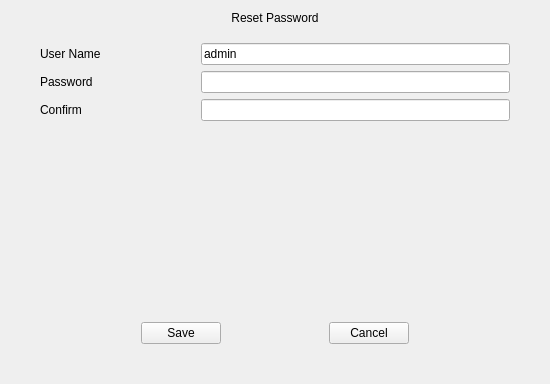
<?xml version="1.0" encoding="UTF-8"?>
<ui version="4.0">
 <class>ResetPassword</class>
 <widget class="QWidget" name="ResetPassword">
  <property name="geometry">
   <rect>
    <x>0</x>
    <y>0</y>
    <width>550</width>
    <height>384</height>
   </rect>
  </property>
  <property name="maximumSize">
   <size>
    <width>16777215</width>
    <height>384</height>
   </size>
  </property>
  <property name="windowTitle">
   <string>Dialog</string>
  </property>
  <layout class="QVBoxLayout" name="verticalLayout">
   <property name="spacing">
    <number>0</number>
   </property>
   <item>
    <widget class="QLabel" name="label_title">
     <property name="text">
      <string>Reset Password</string>
     </property>
     <property name="alignment">
      <set>Qt::AlignCenter</set>
     </property>
    </widget>
   </item>
   <item>
    <widget class="QWidget" name="widget_background" native="true">
     <property name="sizePolicy">
      <sizepolicy hsizetype="Preferred" vsizetype="Expanding">
       <horstretch>0</horstretch>
       <verstretch>0</verstretch>
      </sizepolicy>
     </property>
     <layout class="QGridLayout" name="gridLayout_2">
      <property name="leftMargin">
       <number>20</number>
      </property>
      <property name="rightMargin">
       <number>20</number>
      </property>
      <property name="bottomMargin">
       <number>20</number>
      </property>
      <item row="0" column="0">
       <widget class="QStackedWidget" name="stackedWidget">
        <property name="currentIndex">
         <number>1</number>
        </property>
        <widget class="QWidget" name="page">
         <layout class="QVBoxLayout" name="verticalLayout_2">
          <item>
           <widget class="NormalLabel" name="label_note">
            <property name="text">
             <string>Please fill in the answers for authentication.</string>
            </property>
            <property name="alignment">
             <set>Qt::AlignCenter</set>
            </property>
           </widget>
          </item>
          <item>
           <layout class="QGridLayout" name="gridLayout">
            <item row="0" column="0">
             <widget class="QLabel" name="label_question1">
              <property name="sizePolicy">
               <sizepolicy hsizetype="Preferred" vsizetype="Preferred">
                <horstretch>1</horstretch>
                <verstretch>0</verstretch>
               </sizepolicy>
              </property>
              <property name="text">
               <string>Question 1</string>
              </property>
             </widget>
            </item>
            <item row="0" column="1">
             <widget class="MyLineEdit" name="lineEdit_question1">
              <property name="sizePolicy">
               <sizepolicy hsizetype="Expanding" vsizetype="Fixed">
                <horstretch>3</horstretch>
                <verstretch>0</verstretch>
               </sizepolicy>
              </property>
              <property name="readOnly">
               <bool>true</bool>
              </property>
             </widget>
            </item>
            <item row="1" column="0">
             <widget class="QLabel" name="label_answer1">
              <property name="text">
               <string>Answer</string>
              </property>
             </widget>
            </item>
            <item row="1" column="1">
             <widget class="MyLineEdit" name="lineEdit_answer1"/>
            </item>
            <item row="2" column="0">
             <widget class="QLabel" name="label_question2">
              <property name="text">
               <string>Question 2</string>
              </property>
             </widget>
            </item>
            <item row="2" column="1">
             <widget class="MyLineEdit" name="lineEdit_question2">
              <property name="readOnly">
               <bool>true</bool>
              </property>
             </widget>
            </item>
            <item row="3" column="0">
             <widget class="QLabel" name="label_answer2">
              <property name="text">
               <string>Answer</string>
              </property>
             </widget>
            </item>
            <item row="3" column="1">
             <widget class="MyLineEdit" name="lineEdit_answer2"/>
            </item>
            <item row="4" column="0">
             <widget class="QLabel" name="label_question3">
              <property name="text">
               <string>Question 3</string>
              </property>
             </widget>
            </item>
            <item row="4" column="1">
             <widget class="MyLineEdit" name="lineEdit_question3">
              <property name="readOnly">
               <bool>true</bool>
              </property>
             </widget>
            </item>
            <item row="5" column="0">
             <widget class="QLabel" name="label_answer3">
              <property name="text">
               <string>Answer</string>
              </property>
             </widget>
            </item>
            <item row="5" column="1">
             <widget class="MyLineEdit" name="lineEdit_answer3"/>
            </item>
           </layout>
          </item>
          <item>
           <spacer name="verticalSpacer">
            <property name="orientation">
             <enum>Qt::Vertical</enum>
            </property>
            <property name="sizeHint" stdset="0">
             <size>
              <width>20</width>
              <height>80</height>
             </size>
            </property>
           </spacer>
          </item>
          <item>
           <layout class="QHBoxLayout" name="horizontalLayout">
            <item>
             <spacer name="horizontalSpacer">
              <property name="orientation">
               <enum>Qt::Horizontal</enum>
              </property>
              <property name="sizeHint" stdset="0">
               <size>
                <width>40</width>
                <height>20</height>
               </size>
              </property>
             </spacer>
            </item>
            <item>
             <widget class="QPushButton" name="pushButton_next">
              <property name="text">
               <string>Next</string>
              </property>
             </widget>
            </item>
            <item>
             <widget class="QPushButton" name="pushButton_cancel">
              <property name="text">
               <string>Cancel</string>
              </property>
             </widget>
            </item>
            <item>
             <spacer name="horizontalSpacer_2">
              <property name="orientation">
               <enum>Qt::Horizontal</enum>
              </property>
              <property name="sizeHint" stdset="0">
               <size>
                <width>40</width>
                <height>20</height>
               </size>
              </property>
             </spacer>
            </item>
           </layout>
          </item>
         </layout>
        </widget>
        <widget class="QWidget" name="page_2">
         <layout class="QVBoxLayout" name="verticalLayout_3">
          <item>
           <layout class="QGridLayout" name="gridLayout_3">
            <item row="0" column="0">
             <widget class="QLabel" name="label_userName">
              <property name="sizePolicy">
               <sizepolicy hsizetype="Preferred" vsizetype="Preferred">
                <horstretch>1</horstretch>
                <verstretch>0</verstretch>
               </sizepolicy>
              </property>
              <property name="text">
               <string>User Name</string>
              </property>
             </widget>
            </item>
            <item row="0" column="1">
             <widget class="MyLineEdit" name="lineEdit_admin">
              <property name="sizePolicy">
               <sizepolicy hsizetype="Expanding" vsizetype="Fixed">
                <horstretch>2</horstretch>
                <verstretch>0</verstretch>
               </sizepolicy>
              </property>
              <property name="text">
               <string>admin</string>
              </property>
              <property name="readOnly">
               <bool>true</bool>
              </property>
             </widget>
            </item>
            <item row="1" column="0">
             <widget class="QLabel" name="label_password">
              <property name="text">
               <string>Password</string>
              </property>
             </widget>
            </item>
            <item row="1" column="1">
             <widget class="MyLineEdit" name="lineEdit_password">
              <property name="maxLength">
               <number>32</number>
              </property>
              <property name="echoMode">
               <enum>QLineEdit::Password</enum>
              </property>
             </widget>
            </item>
            <item row="2" column="0">
             <widget class="QLabel" name="label_confirm">
              <property name="text">
               <string>Confirm</string>
              </property>
             </widget>
            </item>
            <item row="2" column="1">
             <widget class="MyLineEdit" name="lineEdit_confirm">
              <property name="maxLength">
               <number>32</number>
              </property>
              <property name="echoMode">
               <enum>QLineEdit::Password</enum>
              </property>
             </widget>
            </item>
           </layout>
          </item>
          <item>
           <spacer name="verticalSpacer_2">
            <property name="orientation">
             <enum>Qt::Vertical</enum>
            </property>
            <property name="sizeHint" stdset="0">
             <size>
              <width>20</width>
              <height>198</height>
             </size>
            </property>
           </spacer>
          </item>
          <item>
           <layout class="QHBoxLayout" name="horizontalLayout_2">
            <item>
             <spacer name="horizontalSpacer_3">
              <property name="orientation">
               <enum>Qt::Horizontal</enum>
              </property>
              <property name="sizeHint" stdset="0">
               <size>
                <width>40</width>
                <height>20</height>
               </size>
              </property>
             </spacer>
            </item>
            <item>
             <widget class="QPushButton" name="pushButton_ok">
              <property name="text">
               <string>Save</string>
              </property>
             </widget>
            </item>
            <item>
             <spacer name="horizontalSpacer_5">
              <property name="orientation">
               <enum>Qt::Horizontal</enum>
              </property>
              <property name="sizeHint" stdset="0">
               <size>
                <width>40</width>
                <height>20</height>
               </size>
              </property>
             </spacer>
            </item>
            <item>
             <widget class="QPushButton" name="pushButton_cancel_2">
              <property name="text">
               <string>Cancel</string>
              </property>
             </widget>
            </item>
            <item>
             <spacer name="horizontalSpacer_4">
              <property name="orientation">
               <enum>Qt::Horizontal</enum>
              </property>
              <property name="sizeHint" stdset="0">
               <size>
                <width>40</width>
                <height>20</height>
               </size>
              </property>
             </spacer>
            </item>
           </layout>
          </item>
         </layout>
        </widget>
        <widget class="QWidget" name="page_3">
         <layout class="QVBoxLayout" name="verticalLayout_4">
          <item>
           <widget class="NormalLabel" name="label_tips">
            <property name="maximumSize">
             <size>
              <width>16777215</width>
              <height>12</height>
             </size>
            </property>
            <property name="text">
             <string>Please fill in the password for authentication.</string>
            </property>
            <property name="alignment">
             <set>Qt::AlignCenter</set>
            </property>
           </widget>
          </item>
          <item>
           <layout class="QGridLayout" name="gridLayout_4">
            <item row="1" column="0">
             <widget class="QLabel" name="label_Password">
              <property name="text">
               <string>Password</string>
              </property>
             </widget>
            </item>
            <item row="0" column="0">
             <widget class="QLabel" name="label_UserName">
              <property name="text">
               <string>User Name</string>
              </property>
             </widget>
            </item>
            <item row="0" column="1">
             <widget class="MyLineEdit" name="lineEdit_UserName">
              <property name="readOnly">
               <bool>true</bool>
              </property>
             </widget>
            </item>
            <item row="1" column="1">
             <widget class="MyLineEdit" name="lineEdit_Password">
              <property name="echoMode">
               <enum>QLineEdit::Password</enum>
              </property>
             </widget>
            </item>
           </layout>
          </item>
          <item>
           <spacer name="verticalSpacer_4">
            <property name="orientation">
             <enum>Qt::Vertical</enum>
            </property>
            <property name="sizeType">
             <enum>QSizePolicy::Expanding</enum>
            </property>
            <property name="sizeHint" stdset="0">
             <size>
              <width>20</width>
              <height>200</height>
             </size>
            </property>
           </spacer>
          </item>
          <item>
           <layout class="QHBoxLayout" name="horizontalLayout_3">
            <item>
             <spacer name="horizontalSpacer_6">
              <property name="orientation">
               <enum>Qt::Horizontal</enum>
              </property>
              <property name="sizeHint" stdset="0">
               <size>
                <width>40</width>
                <height>20</height>
               </size>
              </property>
             </spacer>
            </item>
            <item>
             <widget class="QPushButton" name="pushButton_Next">
              <property name="text">
               <string>Next</string>
              </property>
             </widget>
            </item>
            <item>
             <widget class="QPushButton" name="pushButton_Cancel">
              <property name="text">
               <string>Cancel</string>
              </property>
             </widget>
            </item>
           </layout>
          </item>
         </layout>
        </widget>
        <widget class="QWidget" name="page_4">
         <layout class="QVBoxLayout" name="verticalLayout_5">
          <item>
           <layout class="QHBoxLayout" name="horizontalLayout_4">
            <item>
             <spacer name="horizontalSpacer_7">
              <property name="orientation">
               <enum>Qt::Horizontal</enum>
              </property>
              <property name="sizeHint" stdset="0">
               <size>
                <width>40</width>
                <height>20</height>
               </size>
              </property>
             </spacer>
            </item>
            <item>
             <widget class="GustureLock" name="widget_pattern" native="true">
              <property name="minimumSize">
               <size>
                <width>240</width>
                <height>240</height>
               </size>
              </property>
              <property name="maximumSize">
               <size>
                <width>240</width>
                <height>240</height>
               </size>
              </property>
             </widget>
            </item>
            <item>
             <spacer name="horizontalSpacer_8">
              <property name="orientation">
               <enum>Qt::Horizontal</enum>
              </property>
              <property name="sizeHint" stdset="0">
               <size>
                <width>40</width>
                <height>20</height>
               </size>
              </property>
             </spacer>
            </item>
           </layout>
          </item>
          <item>
           <widget class="QLabel" name="label_patternTips">
            <property name="styleSheet">
             <string notr="true">background-color: rgb(255, 255, 255);
color: rgb(74, 74, 74);</string>
            </property>
            <property name="text">
             <string>Please draw again to confirm.</string>
            </property>
            <property name="alignment">
             <set>Qt::AlignCenter</set>
            </property>
           </widget>
          </item>
          <item>
           <spacer name="verticalSpacer_3">
            <property name="orientation">
             <enum>Qt::Vertical</enum>
            </property>
            <property name="sizeHint" stdset="0">
             <size>
              <width>20</width>
              <height>40</height>
             </size>
            </property>
           </spacer>
          </item>
          <item>
           <layout class="QHBoxLayout" name="horizontalLayout_5">
            <item>
             <spacer name="horizontalSpacer_9">
              <property name="orientation">
               <enum>Qt::Horizontal</enum>
              </property>
              <property name="sizeHint" stdset="0">
               <size>
                <width>40</width>
                <height>20</height>
               </size>
              </property>
             </spacer>
            </item>
            <item>
             <widget class="QPushButton" name="pushButton_OK">
              <property name="text">
               <string>OK</string>
              </property>
             </widget>
            </item>
            <item>
             <widget class="QPushButton" name="pushButton_Cancel_2">
              <property name="text">
               <string>Cancel</string>
              </property>
             </widget>
            </item>
           </layout>
          </item>
         </layout>
        </widget>
       </widget>
      </item>
     </layout>
    </widget>
   </item>
  </layout>
 </widget>
 <customwidgets>
  <customwidget>
   <class>MyLineEdit</class>
   <extends>QLineEdit</extends>
   <header>mylineedit.h</header>
  </customwidget>
  <customwidget>
   <class>GustureLock</class>
   <extends>QWidget</extends>
   <header>gusturelock.h</header>
   <container>1</container>
  </customwidget>
  <customwidget>
   <class>NormalLabel</class>
   <extends>QLabel</extends>
   <header>normallabel.h</header>
  </customwidget>
 </customwidgets>
 <resources/>
 <connections/>
</ui>
